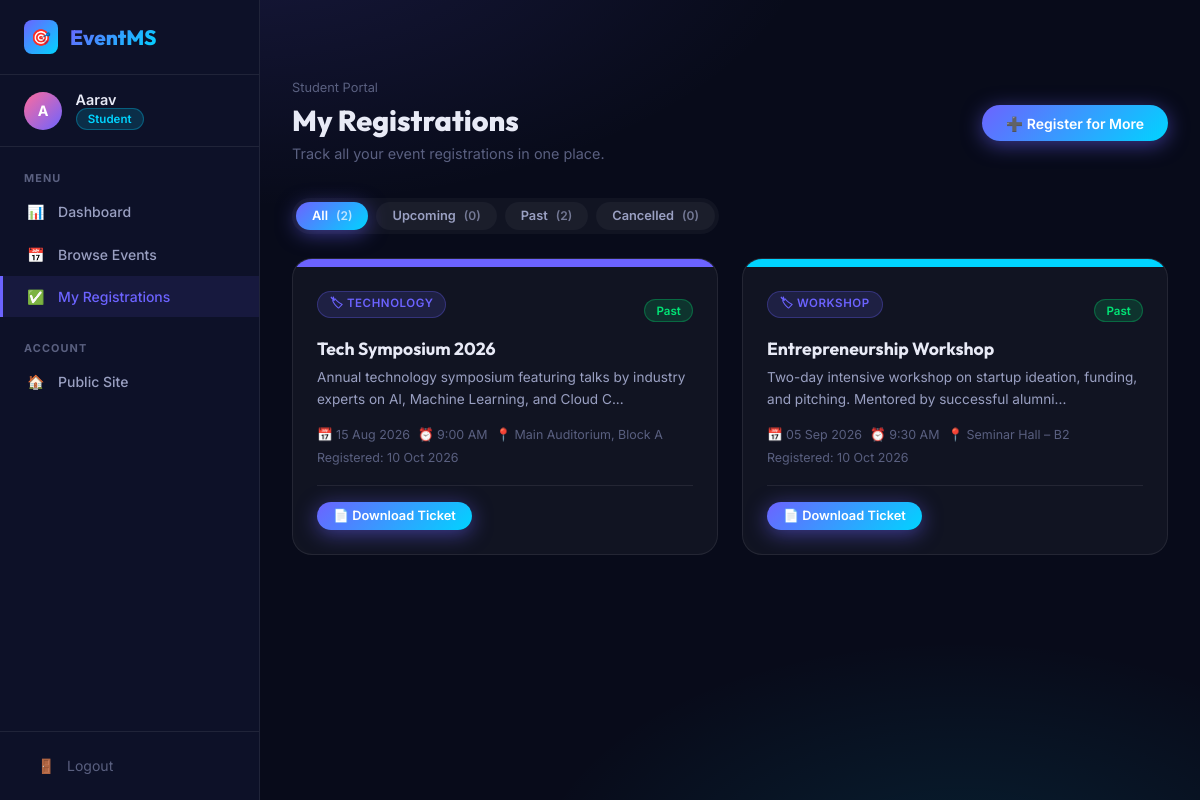
The page /student/my_registrations.php (signed in) on the database its author committed.
### tables this page shows
CREATE TABLE IF NOT EXISTS registrations (
  id               INT AUTO_INCREMENT PRIMARY KEY,
  user_id          INT                              NOT NULL,
  event_id         INT                              NOT NULL,
  status           ENUM('registered','cancelled')   NOT NULL DEFAULT 'registered',
  registered_at    TIMESTAMP                        NOT NULL DEFAULT CURRENT_TIMESTAMP,
  cancelled_at     TIMESTAMP                        NULL     DEFAULT NULL,
  UNIQUE KEY uq_user_event (user_id, event_id),
  CONSTRAINT fk_reg_user  FOREIGN KEY (user_id)  REFERENCES users  (id) ON DELETE CASCADE,
  CONSTRAINT fk_reg_event FOREIGN KEY (event_id) REFERENCES events (id) ON DELETE CASCADE,
  INDEX idx_reg_user  (user_id),
  INDEX idx_reg_event (event_id),
  INDEX idx_reg_status (status)
);

CREATE TABLE IF NOT EXISTS events (
  id           INT AUTO_INCREMENT PRIMARY KEY,
  title        VARCHAR(200)                                               NOT NULL,
  description  TEXT                                                       DEFAULT NULL,
  event_date   DATE                                                       NOT NULL,
  event_time   TIME                                                       DEFAULT NULL,
  venue        VARCHAR(200)                                               DEFAULT NULL,
  capacity     INT UNSIGNED                                               NOT NULL DEFAULT 100,
  category     VARCHAR(80)                                                DEFAULT 'General',
  status       ENUM('upcoming','ongoing','completed','cancelled')         NOT NULL DEFAULT 'upcoming',
  banner_color VARCHAR(20)                                               DEFAULT '#6c63ff',
  created_by   INT                                                        NOT NULL,
  created_at   TIMESTAMP                                                  NOT NULL DEFAULT CURRENT_TIMESTAMP,
  updated_at   TIMESTAMP                                                  NOT NULL DEFAULT CURRENT_TIMESTAMP ON UPDATE CURRENT_TIMESTAMP,
  CONSTRAINT fk_event_creator FOREIGN KEY (created_by) REFERENCES users (id) ON DELETE RESTRICT,
  INDEX idx_event_date   (event_date),
  INDEX idx_event_status (status)
);

### student/my_registrations.php (the view, shortened to what this page needs)
<?php
$user = requireRole('student');
$db   = getDB();
$filter = $_GET['filter'] ?? 'all';
$where  = ['r.user_id=?'];
$params = [$user['id']];
$stmt = $db->prepare("
    SELECT r.*, e.title AS event_title, e.event_date, e.event_time, e.venue,
           e.category, e.status AS event_status, e.banner_color, e.description
    FROM registrations r JOIN events e ON r.event_id=e.id
    WHERE " . implode(' AND ', $where) . "
    ORDER BY e.event_date ASC
");
$stmt->execute($params);
$regs = $stmt->fetchAll();
$counts = $db->prepare("
    SELECT
      COUNT(*) AS total,
      SUM(CASE WHEN r.status='registered' AND e.event_date >= CURDATE() THEN 1 ELSE 0 END) AS upcoming,
      SUM(CASE WHEN r.status='registered' AND e.event_date < CURDATE()  THEN 1 ELSE 0 END) AS past,
      SUM(CASE WHEN r.status='cancelled'                                  THEN 1 ELSE 0 END) AS cancelled
    FROM registrations r JOIN events e ON r.event_id=e.id
    WHERE r.user_id=?
");
$counts->execute([$user['id']]);
$counts = $counts->fetch();
include '../includes/student_layout.php';
?>
<div class="page-header">
  <div>
    <div class="breadcrumb">Student Portal</div>
    <h1 class="page-title">My Registrations</h1>
    <p class="page-subtitle">Track all your event registrations in one place.</p>
  </div>
  <a href="events.php" class="btn btn-primary">➕ Register for More</a>
</div>
<div style="display:flex;gap:0.5rem;flex-wrap:wrap;margin-bottom:1.5rem;background:rgba(255,255,255,0.04);border-radius:var(--radius-full);padding:0.25rem;width:fit-content;">
  <?php
  $filters = [
    'all'       => ['label' => 'All',      'count' => $counts['total']],
    'upcoming'  => ['label' => 'Upcoming', 'count' => $counts['upcoming']],
    'past'      => ['label' => 'Past',     'count' => $counts['past']],
    'cancelled' => ['label' => 'Cancelled','count' => $counts['cancelled']],
  ];
  foreach ($filters as $key => $f): ?>
  <a href="my_registrations.php?filter=<?= $key ?>"
    class="btn btn-sm <?= $filter===$key?'btn-primary':'btn-ghost' ?>"
    style="border-radius:var(--radius-full);">
    <?= $f['label'] ?> <span style="opacity:0.7;font-size:0.75rem;">(<?= $f['count'] ?>)</span>
  </a>
  <?php endforeach; ?>
</div>
<?php if (empty($regs)): ?>
<div class="empty-state">
  <div class="empty-icon">📋</div>
  <div class="empty-title">No registrations found</div>
  <div class="empty-desc"><a href="events.php">Browse events</a> and register to get started.</div>
</div>
<?php else: ?>
<div class="events-grid">
  <?php foreach ($regs as $reg):
    $upcoming  = strtotime($reg['event_date']) >= strtotime(date('Y-m-d'));
    $isCancelled = $reg['status'] === 'cancelled';
    $color     = htmlspecialchars($reg['banner_color'] ?? '#6c63ff');
  ?>
  <div class="event-card" id="reg-card-<?= $reg['id'] ?>">
    <div class="event-card-banner" style="background:<?= $isCancelled ? 'var(--clr-red)' : $color ?>;"></div>
    <div class="event-card-body">
      <div style="display:flex;align-items:center;justify-content:space-between;margin-bottom:0.5rem;">
        <span class="event-card-category">🏷 <?= htmlspecialchars($reg['category']) ?></span>
        <span class="badge badge-<?= $isCancelled?'cancelled':($upcoming?'registered':'completed') ?>">
          <?= $isCancelled ? 'Cancelled' : ($upcoming ? 'Registered' : 'Past') ?>
        </span>
      </div>
      <h3 class="event-card-title"><?= htmlspecialchars($reg['event_title']) ?></h3>
      <p class="event-card-desc"><?= htmlspecialchars(substr($reg['description']??'',0,100)) ?>...</p>
      <div class="event-card-meta">
        <span class="event-meta-item">📅 <?= date('d M Y', strtotime($reg['event_date'])) ?></span>
        <?php if ($reg['event_time']): ?>
        <span class="event-meta-item">⏰ <?= date('g:i A', strtotime($reg['event_time'])) ?></span>
        <?php endif; ?>
        <span class="event-meta-item">📍 <?= htmlspecialchars($reg['venue']) ?></span>
        <span class="event-meta-item" style="color:var(--text-muted);">Registered: <?= date('d M Y', strtotime($reg['registered_at'])) ?></span>
      </div>
      <div class="event-card-footer">
        <div style="display:flex;gap:0.5rem;flex-wrap:wrap;">
          <?php if (!$isCancelled): ?>
          <a href="download_pdf.php?event_id=<?= $reg['event_id'] ?>" class="btn btn-primary btn-sm">
            📄 Download Ticket
          </a>
          <?php else: ?>
          <span style="font-size:0.8rem;color:var(--text-muted);">
            Cancelled on <?= $reg['cancelled_at'] ? date('d M Y', strtotime($reg['cancelled_at'])) : '—' ?>
          </span>
          <?php endif; ?>
        </div>
      </div>
    </div>
  </div>
  <?php endforeach; ?>
</div>
<?php endif; ?>
<?php include '../includes/student_layout_end.php'; ?>

### rows shown on the page
registrations: event.category "TECHNOLOGY", status "Past", event.title "Tech Symposium 2026", event.description "Annual technology symposium featuring talks by industry experts on AI, Machine Learning, and Cloud C", event.event_date "15 Aug 2026", event.event_time "9:00 AM", event.venue "Main Auditorium, Block A", registered_at "10 Oct 2026"
registrations: event.category "WORKSHOP", status "Past", event.title "Entrepreneurship Workshop", event.description "Two-day intensive workshop on startup ideation, funding, and pitching. Mentored by successful alumni", event.event_date "05 Sep 2026", event.event_time "9:30 AM", event.venue "Seminar Hall – B2", registered_at "10 Oct 2026"

### other values the page prints
substr($user['name'],0,1) "A"
explode(' ',$user['name'])[0] "Aarav"
$f['label'] "All"
$f['count'] "2"
$f['label'] "Upcoming"
$f['count'] "0"
$f['label'] "Past"
$f['label'] "Cancelled"
